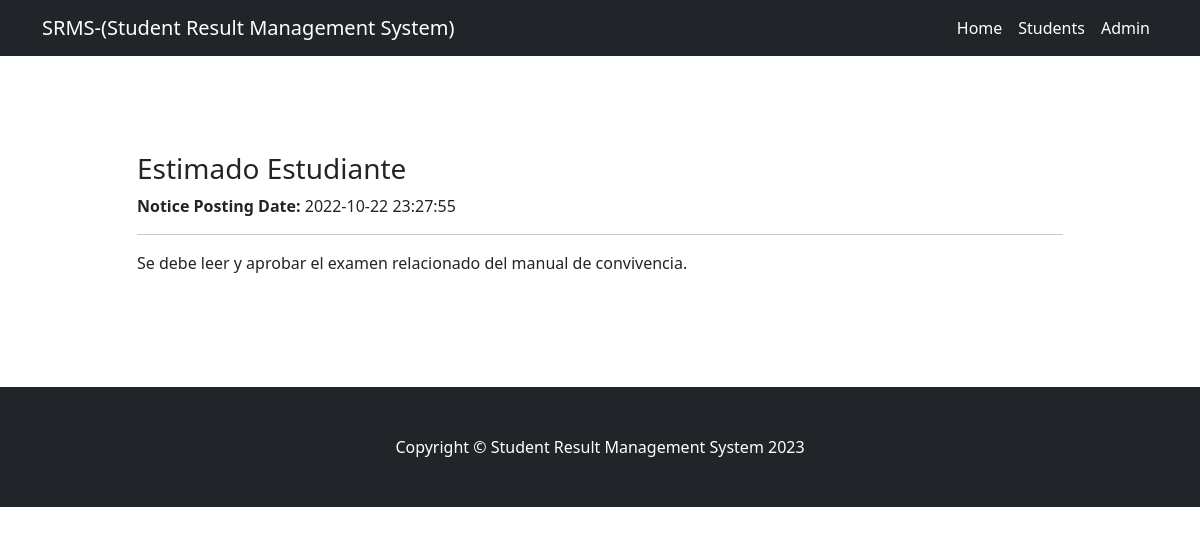
The page /php/notice-details.php?nid=3 on the database its author committed.
### tables this page shows
CREATE TABLE `tblnotice` (
  `id` int(11) NOT NULL,
  `noticeTitle` varchar(255) DEFAULT NULL,
  `noticeDetails` mediumtext DEFAULT NULL,
  `postingDate` timestamp NULL DEFAULT current_timestamp()
);

### php/notice-details.php (the view, shortened to what this page needs)
<?php
include('includes/config.php');
?>
<!DOCTYPE html>
<html lang="en">
    <head>
        <link href="assets/css/styles.css" rel="stylesheet" />
    </head>
    <body>
        <nav class="navbar navbar-expand-lg navbar-dark bg-dark">
            <div class="container">
                <a class="navbar-brand" href="index.php">SRMS-(Student Result Management System)</a>
                <div class="collapse navbar-collapse" id="navbarSupportedContent">
                    <ul class="navbar-nav ms-auto mb-2 mb-lg-0">
                        <li class="nav-item"><a class="nav-link active" aria-current="page" href="#!">Home</a></li>
                        <li class="nav-item"><a class="nav-link active" href="find-result.php">Students</a></li>
                        <li class="nav-item"><a class="nav-link active" href="admin-login.php">Admin</a></li>
                    </ul>
                </div>
            </div>
        </nav>
        <section class="py-5">
            <div class="container my-5">
                <div class="row justify-content-center">
                    <div class="col-lg-10">
 <?php
$noticeid=$_GET['nid'];
$sql = "SELECT * from tblnotice where id='$noticeid'";
$query = $dbh->prepare($sql);
$query->execute();
$results=$query->fetchAll(PDO::FETCH_OBJ);
if($query->rowCount() > 0)
{
foreach($results as $result)
{   ?>
                        <h3><?php echo htmlentities($result->noticeTitle);?></h3>
                        <p><strong>Notice Posting Date:</strong>  <?php echo htmlentities($result->postingDate);?></p>
                                                <hr color="#000" />
<p><?php echo htmlentities($result->noticeDetails);?></p>
<?php }} ?>
                    </div>
                </div>
            </div>
        </section>
        <footer class="py-5 bg-dark">
            <div class="container"><p class="m-0 text-center text-white">Copyright &copy; Student Result Management System <?php echo date('Y');?></p></div>
        </footer>
    </body>
</html>

### rows shown on the page
tblnotice: noticeTitle "Estimado Estudiante", postingDate "2022-10-22 23:27:55", noticeDetails "Se debe leer y aprobar el examen relacionado del manual de convivencia."
